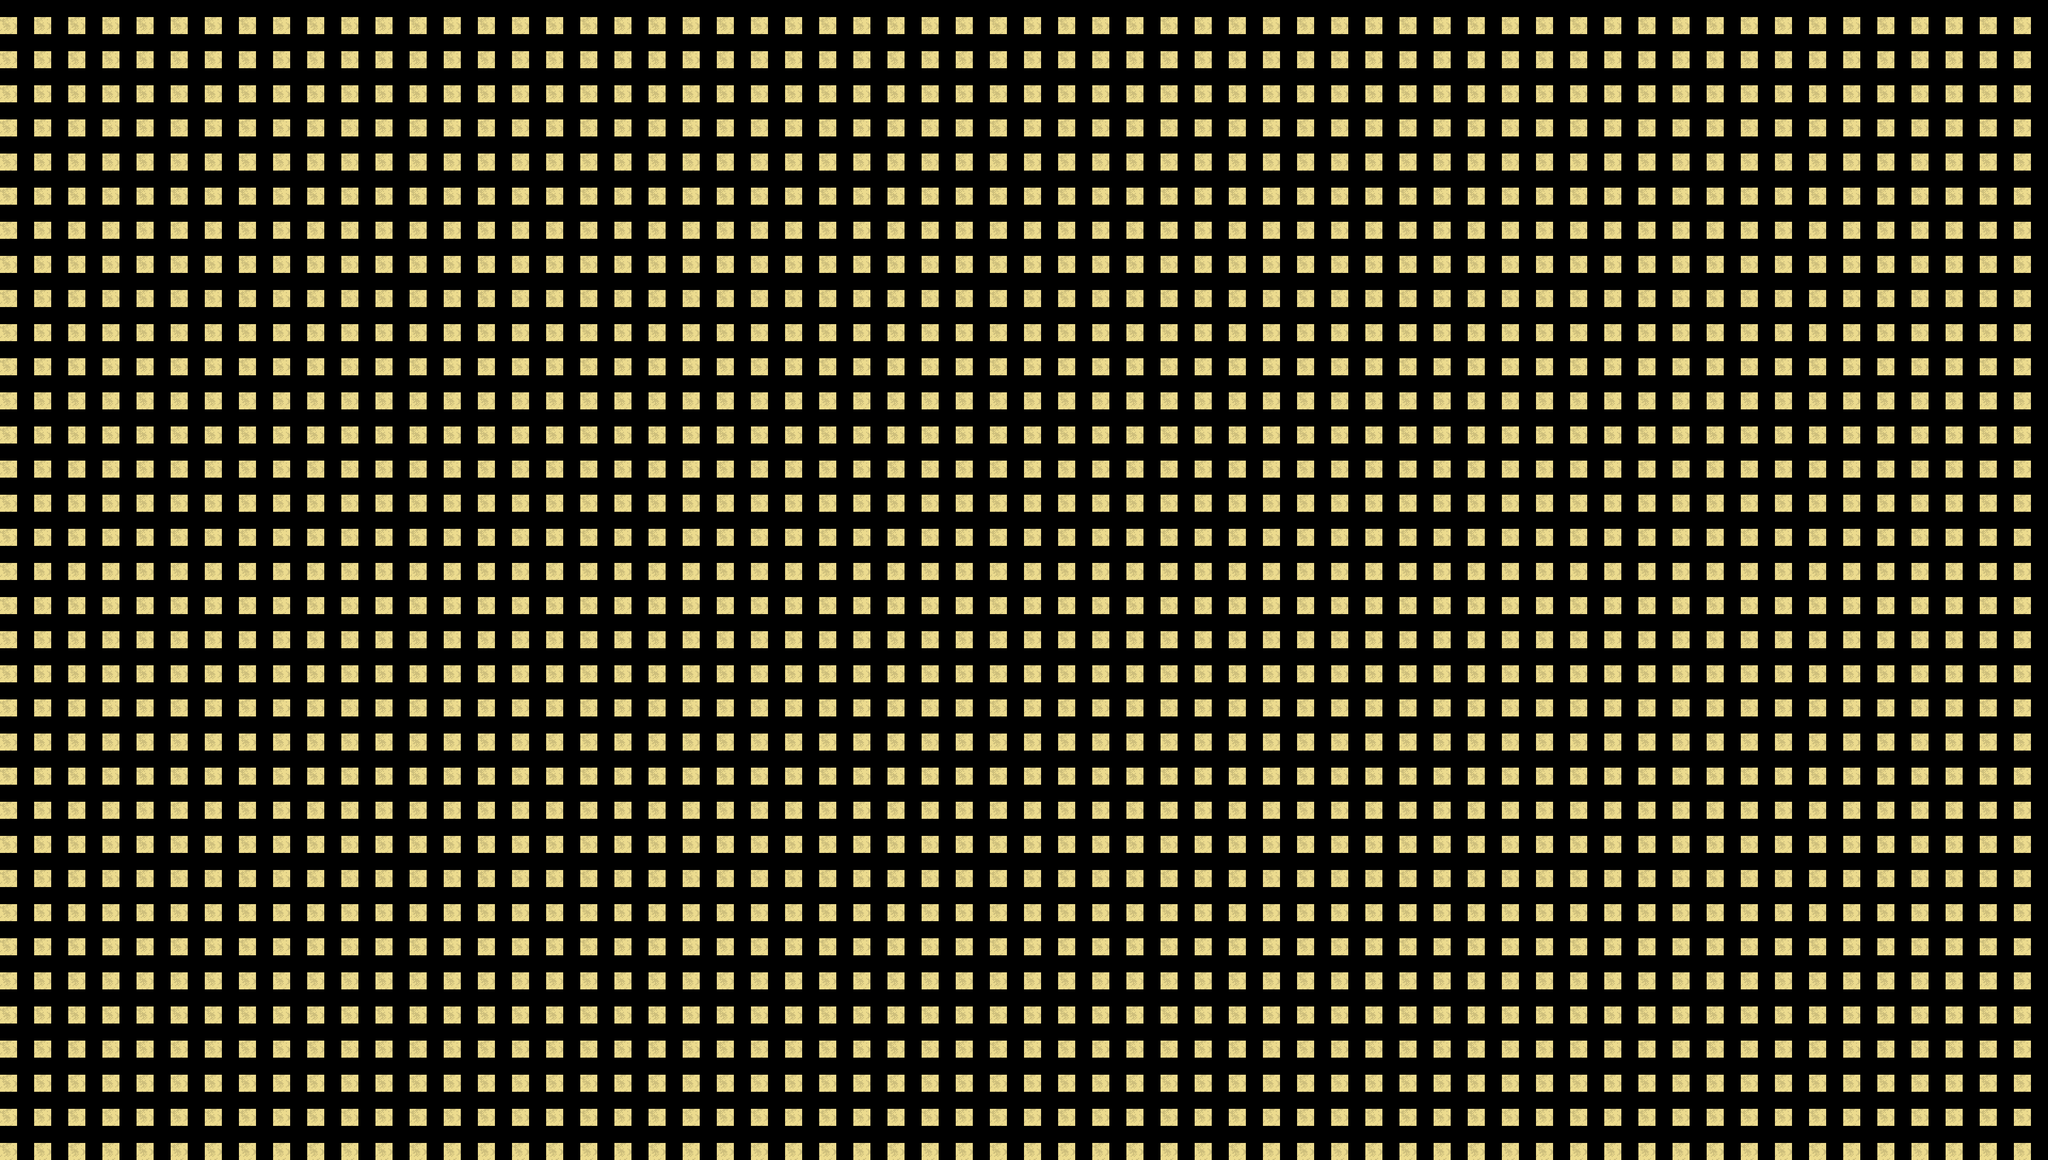

Rendered tile map (Tiled .tmx) drawn with the repository's tilesets; below, a short description and the full map source, tile grids included:
An orthogonal 60x34 tile map with 64x64 px tiles, 1 tile layer (Rutlager 1), 2 tilesets.

<map version="1.10" tiledversion="1.11.2" orientation="orthogonal" renderorder="right-down" width="60" height="34" tilewidth="64" tileheight="64" infinite="0" nextlayerid="4" nextobjectid="1">
 <tileset firstgid="1" source="strand.tsx" />
 <tileset firstgid="257" source="vatten.tsx" />
 <layer id="3" name="Rutlager 1" width="60" height="34">
  <data encoding="csv">
5,5,5,5,5,5,5,5,5,5,5,5,5,5,5,5,5,5,5,5,5,5,5,5,5,5,5,5,5,5,5,5,5,5,5,5,5,5,5,5,5,5,5,5,5,5,5,5,5,5,5,5,5,5,5,5,5,5,5,5,
5,5,5,5,5,5,5,5,5,5,5,5,5,5,5,5,5,5,5,5,5,5,5,5,5,5,5,5,5,5,5,5,5,5,5,5,5,5,5,5,5,5,5,5,5,5,5,5,5,5,5,5,5,5,5,5,5,5,5,5,
5,5,5,5,5,5,5,5,5,5,5,5,5,5,5,5,5,5,5,5,5,5,5,5,5,5,5,5,5,5,5,5,5,5,5,5,5,5,5,5,5,5,5,5,5,5,5,5,5,5,5,5,5,5,5,5,5,5,5,5,
5,5,5,5,5,5,5,5,5,5,5,5,5,5,5,5,5,5,5,5,5,5,5,5,5,5,5,5,5,5,5,5,5,5,5,5,5,5,5,5,5,5,5,5,5,5,5,5,5,5,5,5,5,5,5,5,5,5,5,5,
5,5,5,5,5,5,5,5,5,5,5,5,5,5,5,5,5,5,5,5,5,5,5,5,5,5,5,5,5,5,5,5,5,5,5,5,5,5,5,5,5,5,5,5,5,5,5,5,5,5,5,5,5,5,5,5,5,5,5,5,
5,5,5,5,5,5,5,5,5,5,5,5,5,5,5,5,5,5,5,5,5,5,5,5,5,5,5,5,5,5,5,5,5,5,5,5,5,5,5,5,5,5,5,5,5,5,5,5,5,5,5,5,5,5,5,5,5,5,5,5,
5,5,5,5,5,5,5,5,5,5,5,5,5,5,5,5,5,5,5,5,5,5,5,5,5,5,5,5,5,5,5,5,5,5,5,5,5,5,5,5,5,5,5,5,5,5,5,5,5,5,5,5,5,5,5,5,5,5,5,5,
5,5,5,5,5,5,5,5,5,5,5,5,5,5,5,5,5,5,5,5,5,5,5,5,5,5,5,5,5,5,5,5,5,5,5,5,5,5,5,5,5,5,5,5,5,5,5,5,5,5,5,5,5,5,5,5,5,5,5,5,
5,5,5,5,5,5,5,5,5,5,5,5,5,5,5,5,5,5,5,5,5,5,5,5,5,5,5,5,5,5,5,5,5,5,5,5,5,5,5,5,5,5,5,5,5,5,5,5,5,5,5,5,5,5,5,5,5,5,5,5,
5,5,5,5,5,5,5,5,5,5,5,5,5,5,5,5,5,5,5,5,5,5,5,5,5,5,5,5,5,5,5,5,5,5,5,5,5,5,5,5,5,5,5,5,5,5,5,5,5,5,5,5,5,5,5,5,5,5,5,5,
5,5,5,5,5,5,5,5,5,5,5,5,5,5,5,5,5,5,5,5,5,5,5,5,5,5,5,5,5,5,5,5,5,5,5,5,5,5,5,5,5,5,5,5,5,5,5,5,5,5,5,5,5,5,5,5,5,5,5,5,
5,5,5,5,5,5,5,5,5,5,5,5,5,5,5,5,5,5,5,5,5,5,5,5,5,5,5,5,5,5,5,5,5,5,5,5,5,5,5,5,5,5,5,5,5,5,5,5,5,5,5,5,5,5,5,5,5,5,5,5,
5,5,5,5,5,5,5,5,5,5,5,5,5,5,5,5,5,5,5,5,5,5,5,5,5,5,5,5,5,5,5,5,5,5,5,5,5,5,5,5,5,5,5,5,5,5,5,5,5,5,5,5,5,5,5,5,5,5,5,5,
5,5,5,5,5,5,5,5,5,5,5,5,5,5,5,5,5,5,5,5,5,5,5,5,5,5,5,5,5,5,5,5,5,5,5,5,5,5,5,5,5,5,5,5,5,5,5,5,5,5,5,5,5,5,5,5,5,5,5,5,
5,5,5,5,5,5,5,5,5,5,5,5,5,5,5,5,5,5,5,5,5,5,5,5,5,5,5,5,5,5,5,5,5,5,5,5,5,5,5,5,5,5,5,5,5,5,5,5,5,5,5,5,5,5,5,5,5,5,5,5,
5,5,5,5,5,5,5,5,5,5,5,5,5,5,5,5,5,5,5,5,5,5,5,5,5,5,5,5,5,5,5,5,5,5,5,5,5,5,5,5,5,5,5,5,5,5,5,5,5,5,5,5,5,5,5,5,5,5,5,5,
5,5,5,5,5,5,5,5,5,5,5,5,5,5,5,5,5,5,5,5,5,5,5,5,5,5,5,5,5,5,5,5,5,5,5,5,5,5,5,5,5,5,5,5,5,5,5,5,5,5,5,5,5,5,5,5,5,5,5,5,
5,5,5,5,5,5,5,5,5,5,5,5,5,5,5,5,5,5,5,5,5,5,5,5,5,5,5,5,5,5,5,5,5,5,5,5,5,5,5,5,5,5,5,5,5,5,5,5,5,5,5,5,5,5,5,5,5,5,5,5,
5,5,5,5,5,5,5,5,5,5,5,5,5,5,5,5,5,5,5,5,5,5,5,5,5,5,5,5,5,5,5,5,5,5,5,5,5,5,5,5,5,5,5,5,5,5,5,5,5,5,5,5,5,5,5,5,5,5,5,5,
5,5,5,5,5,5,5,5,5,5,5,5,5,5,5,5,5,5,5,5,5,5,5,5,5,5,5,5,5,5,5,5,5,5,5,5,5,5,5,5,5,5,5,5,5,5,5,5,5,5,5,5,5,5,5,5,5,5,5,5,
5,5,5,5,5,5,5,5,5,5,5,5,5,5,5,5,5,5,5,5,5,5,5,5,5,5,5,5,5,5,5,5,5,5,5,5,5,5,5,5,5,5,5,5,5,5,5,5,5,5,5,5,5,5,5,5,5,5,5,5,
5,5,5,5,5,5,5,5,5,5,5,5,5,5,5,5,5,5,5,5,5,5,5,5,5,5,5,5,5,5,5,5,5,5,5,5,5,5,5,5,5,5,5,5,5,5,5,5,5,5,5,5,5,5,5,5,5,5,5,5,
5,5,5,5,5,5,5,5,5,5,5,5,5,5,5,5,5,5,5,5,5,5,5,5,5,5,5,5,5,5,5,5,5,5,5,5,5,5,5,5,5,5,5,5,5,5,5,5,5,5,5,5,5,5,5,5,5,5,5,5,
5,5,5,5,5,5,5,5,5,5,5,5,5,5,5,5,5,5,5,5,5,5,5,5,5,5,5,5,5,5,5,5,5,5,5,5,5,5,5,5,5,5,5,5,5,5,5,5,5,5,5,5,5,5,5,5,5,5,5,5,
5,5,5,5,5,5,5,5,5,5,5,5,5,5,5,5,5,5,5,5,5,5,5,5,5,5,5,5,5,5,5,5,5,5,5,5,5,5,5,5,5,5,5,5,5,5,5,5,5,5,5,5,5,5,5,5,5,5,5,5,
5,5,5,5,5,5,5,5,5,5,5,5,5,5,5,5,5,5,5,5,5,5,5,5,5,5,5,5,5,5,5,5,5,5,5,5,5,5,5,5,5,5,5,5,5,5,5,5,5,5,5,5,5,5,5,5,5,5,5,5,
5,5,5,5,5,5,5,5,5,5,5,5,5,5,5,5,5,5,5,5,5,5,5,5,5,5,5,5,5,5,5,5,5,5,5,5,5,5,5,5,5,5,5,5,5,5,5,5,5,5,5,5,5,5,5,5,5,5,5,5,
5,5,5,5,5,5,5,5,5,5,5,5,5,5,5,5,5,5,5,5,5,5,5,5,5,5,5,5,5,5,5,5,5,5,5,5,5,5,5,5,5,5,5,5,5,5,5,5,5,5,5,5,5,5,5,5,5,5,5,5,
5,5,5,5,5,5,5,5,5,5,5,5,5,5,5,5,5,5,5,5,5,5,5,5,5,5,5,5,5,5,5,5,5,5,5,5,5,5,5,5,5,5,5,5,5,5,5,5,5,5,5,5,5,5,5,5,5,5,5,5,
5,5,5,5,5,5,5,5,5,5,5,5,5,5,5,5,5,5,5,5,5,5,5,5,5,5,5,5,5,5,5,5,5,5,5,5,5,5,5,5,5,5,5,5,5,5,5,5,5,5,5,5,5,5,5,5,5,5,5,5,
5,5,5,5,5,5,5,5,5,5,5,5,5,5,5,5,5,5,5,5,5,5,5,5,5,5,5,5,5,5,5,5,5,5,5,5,5,5,5,5,5,5,5,5,5,5,5,5,5,5,5,5,5,5,5,5,5,5,5,5,
5,5,5,5,5,5,5,5,5,5,5,5,5,5,5,5,5,5,5,5,5,5,5,5,5,5,5,5,5,5,5,5,5,5,5,5,5,5,5,5,5,5,5,5,5,5,5,5,5,5,5,5,5,5,5,5,5,5,5,5,
5,5,5,5,5,5,5,5,5,5,5,5,5,5,5,5,5,5,5,5,5,5,5,5,5,5,5,5,5,5,5,5,5,5,5,5,5,5,5,5,5,5,5,5,5,5,5,5,5,5,5,5,5,5,5,5,5,5,5,5,
5,5,5,5,5,5,5,5,5,5,5,5,5,5,5,5,5,5,5,5,5,5,5,5,5,5,5,5,5,5,5,5,5,5,5,5,5,5,5,5,5,5,5,5,5,5,5,5,5,5,5,5,5,5,5,5,5,5,5,5
</data>
 </layer>
</map>
